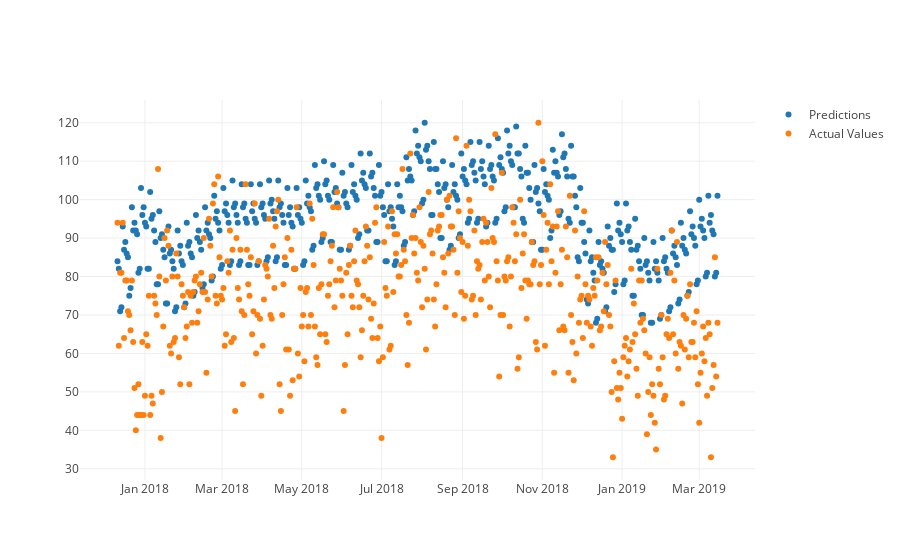

The cell this chart's notebook holds for it:
### Code cell
#Showing predictions

# Create traces
trace_pred = Scatter(
    x = df_test['ds'],
    y = numpy.array(forecast['yhat'], dtype='uint8'),
    mode = 'markers',
    name = 'Predictions'
)

trace_normal = Scatter(
    x = df_test['ds'],
    y = df_test['y'],
    mode = 'markers',
    name = 'Actual Values'
)

data = [trace_pred, trace_normal]

plotly.offline.iplot(data, filename='Res')

### Figure 1 — Plotly figure (JSON) as saved in the notebook; plotly's stock layout.template omitted (floating-point values rounded to 4 significant figures; data arrays with more than 128 entries replaced by an {"elided": "..."} marker saying what was removed)
{"data": [{"mode": "markers", "name": "Predictions", "type": "scatter", "uid": "2fc147c3-23f3-43a7-bf2e-d2830eb44ea9", "x": {"elided": "460 str values"}, "y": {"elided": "1534 int values"}}, {"mode": "markers", "name": "Actual Values", "type": "scatter", "uid": "bfd67f68-c300-4f1b-bd48-a5c53dcf7851", "x": {"elided": "460 str values"}, "y": {"elided": "460 int values"}}], "layout": {}}
